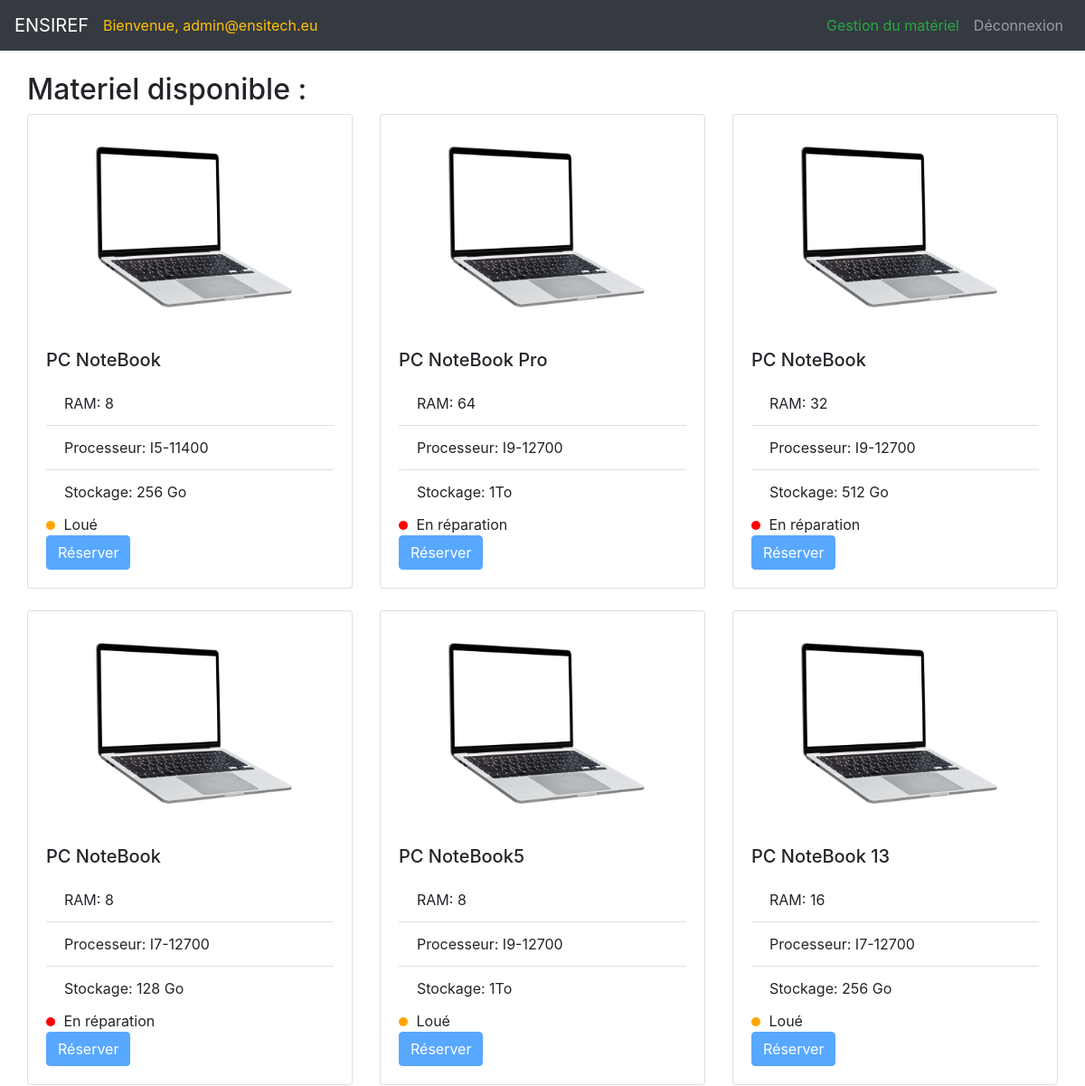
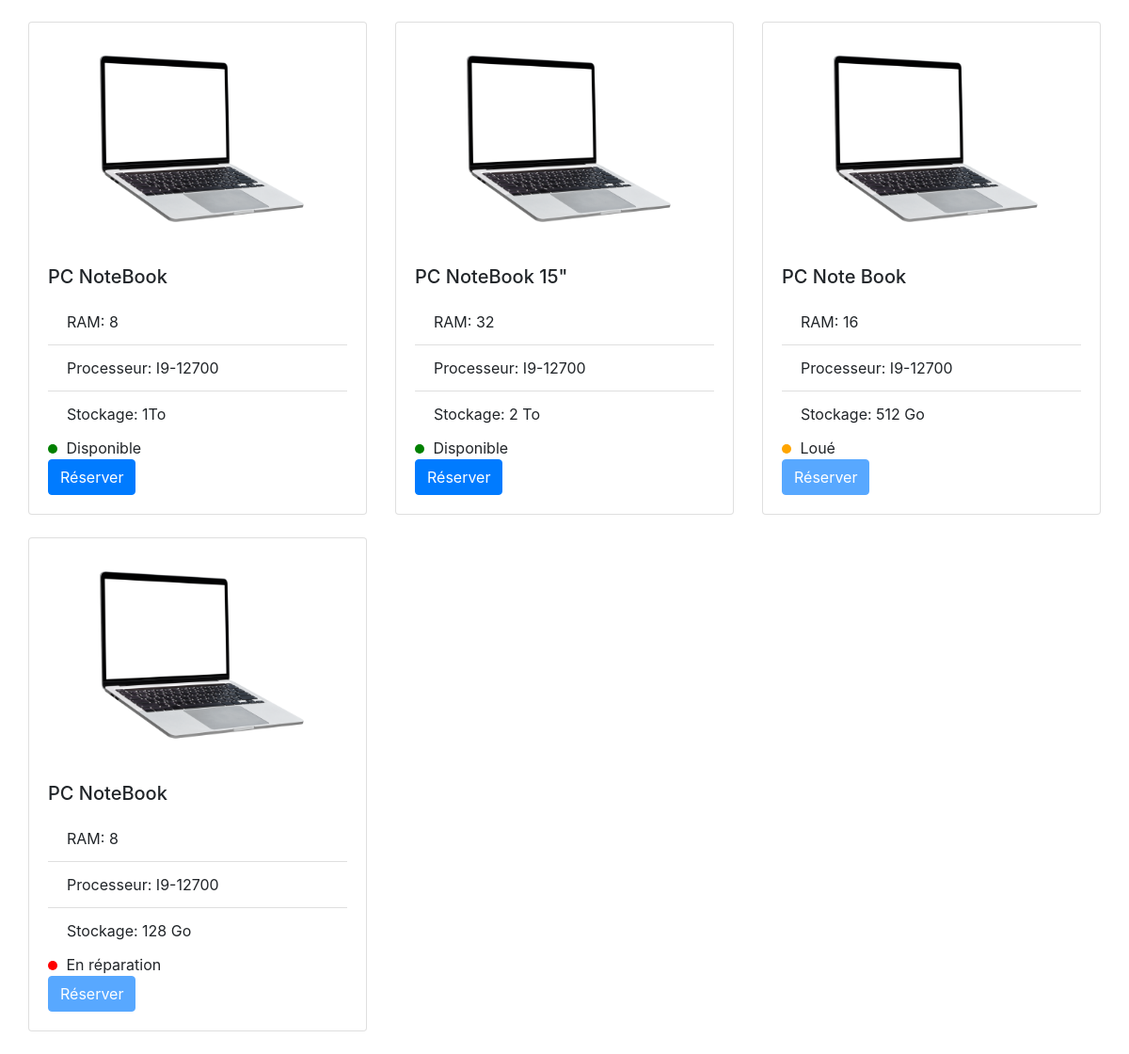
Screenshot of /ENSIREF_1/application/dashboard.php (signed in) with the database file from the repository (2 pictures, top to bottom).
### tables this page shows
CREATE TABLE IF NOT EXISTS `pc` (
  `id` int(11) NOT NULL AUTO_INCREMENT,
  `description` varchar(255) NOT NULL,
  `ram` int(11) NOT NULL,
  `processeur` varchar(255) NOT NULL,
  `stockage` varchar(255) NOT NULL,
  `image` varchar(255) DEFAULT NULL,
  `status` varchar(20) NOT NULL DEFAULT 'Disponible',
  PRIMARY KEY (`id`)
);

### ENSIREF_1/application/dashboard.php (the view, shortened to what this page needs)
<?php
require_once '../auth/config.php';
?>
<!DOCTYPE html>
<html>
<head>
    <link rel="stylesheet" href="https://stackpath.bootstrapcdn.com/bootstrap/4.5.2/css/bootstrap.min.css">
</head>
<body>
    <nav class="navbar navbar-expand-lg navbar-dark bg-dark">
        <a class="navbar-brand" href="#">ENSIREF</a>
        <span class="navbar-text text-center text-warning mx-auto">
            Bienvenue, <?php echo $_SESSION['email']; ?>
        </span>
        <div class="collapse navbar-collapse" id="navbarNav">
            <ul class="navbar-nav ml-auto">
                <?php if ($_SESSION['role'] === 'admin'): ?>
                    <li class="nav-item">
                        <a class="nav-link text-success" href="../admin/admin_gestion.php">Gestion du matériel</a>
                    </li>
                <?php endif; ?>
                <li class="nav-item">
                    <a class="nav-link" href="logout.php">Déconnexion</a>
                </li>
            </ul>
        </div>
    </nav>
    <div class="container mt-4">
        <div class="row">
            <h2>Materiel disponible :</h2>
            <div class="row">
                <?php
                $stmt = $conn->prepare('SELECT * FROM pc');
                $stmt->execute();
                $result = $stmt->get_result();
                while ($pc = $result->fetch_assoc()):
                    $statusClass = '';
                    $statusText = '';
                    if ($pc['status'] === 'Disponible') {
                        $statusClass = 'status-available';
                        $statusText = 'Disponible';
                    } elseif ($pc['status'] === 'Maintenance') {
                        $statusClass = 'status-repair';
                        $statusText = 'En réparation';
                    } elseif ($pc['status'] === 'Réservé') {
                        $statusClass = 'status-rented';
                        $statusText = 'Loué';
                    }
                ?>
                    <div class="col-md-4">
                        <div class="card mb-4">
                        <img src="<?php echo $pc['image']; ?>" class="card-img-top" alt="<?php echo $pc['description']; ?>">
                            <div class="card-body">
                                <h5 class="card-title"><?php echo $pc['description']; ?></h5>
                                <ul class="list-group list-group-flush">
                                    <li class="list-group-item">RAM: <?php echo $pc['ram']; ?></li>
                                    <li class="list-group-item">Processeur: <?php echo $pc['processeur']; ?></li>
                                    <li class="list-group-item">Stockage: <?php echo $pc['stockage']; ?></li>
                                </ul>
                                <div>
                                    <span class="status-pill <?php echo $statusClass; ?>"></span>
                                    <?php echo $statusText; ?>
                                </div>
                                <?php if ($pc['status'] === 'Disponible'): ?>
                                    <a href="reservation.php?pc_id=<?php echo $pc['id']; ?>" class="btn btn-primary">Réserver</a>
                                <?php else: ?>
                                    <button class="btn btn-primary" disabled>Réserver</button>
                                <?php endif; ?>
                            </div>
                        </div>
                    </div>
                <?php endwhile; ?>
            </div>
        </div>
    </div>
</body>
</html>

### ENSIREF_1/application/dashboard.php (style rules this page uses)
.status-pill { display: inline-block; width: 10px; height: 10px; border-radius: 50%; margin-right: 5px; }
.status-available { background-color: green; }
.status-repair { background-color: red; }
.status-rented { background-color: orange; }

### rows the page displays
pc: image (picture), description "PC NoteBook", ram "8", processeur "I5-11400", stockage "256 Go", status "Loué", shows "Réserver"
pc: image (picture), description "PC NoteBook Pro", ram "64", processeur "I9-12700", stockage "1To", status "En réparation", shows "Réserver"
pc: image (picture), description "PC NoteBook", ram "32", processeur "I9-12700", stockage "512 Go", status "En réparation", shows "Réserver"
pc: image (picture), description "PC NoteBook", ram "8", processeur "I7-12700", stockage "128 Go", status "En réparation", shows "Réserver"
pc: image (picture), description "PC NoteBook5", ram "8", processeur "I9-12700", stockage "1To", status "Loué", shows "Réserver"
pc: image (picture), description "PC NoteBook 13", ram "16", processeur "I7-12700", stockage "256 Go", status "Loué", shows "Réserver"
pc: image (picture), description "PC NoteBook", ram "8", processeur "I9-12700", stockage "1To", status "Disponible"
pc: image (picture), description "PC NoteBook 15\"", ram "32", processeur "I9-12700", stockage "2 To", status "Disponible"
pc: image (picture), description "PC Note Book", ram "16", processeur "I9-12700", stockage "512 Go", status "Loué", shows "Réserver"
pc: image (picture), description "PC NoteBook", ram "8", processeur "I9-12700", stockage "128 Go", status "En réparation", shows "Réserver"

### other values shown
$_SESSION['email'] "admin@ensitech.eu"
